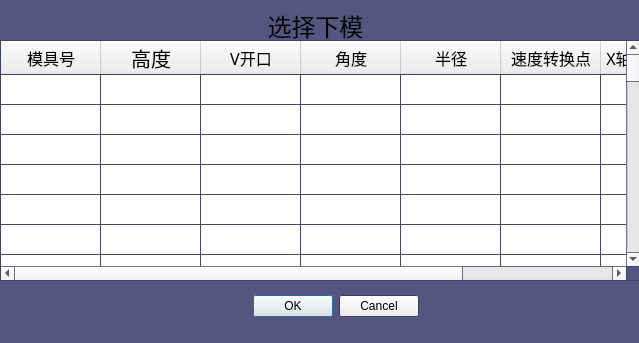
<?xml version="1.0" encoding="UTF-8"?>
<ui version="4.0">
 <class>chooseLowerMoldDialog</class>
 <widget class="QDialog" name="chooseLowerMoldDialog">
  <property name="windowModality">
   <enum>Qt::NonModal</enum>
  </property>
  <property name="geometry">
   <rect>
    <x>0</x>
    <y>0</y>
    <width>639</width>
    <height>343</height>
   </rect>
  </property>
  <property name="palette">
   <palette>
    <active>
     <colorrole role="Base">
      <brush brushstyle="SolidPattern">
       <color alpha="255">
        <red>255</red>
        <green>255</green>
        <blue>255</blue>
       </color>
      </brush>
     </colorrole>
     <colorrole role="Window">
      <brush brushstyle="SolidPattern">
       <color alpha="255">
        <red>85</red>
        <green>85</green>
        <blue>127</blue>
       </color>
      </brush>
     </colorrole>
    </active>
    <inactive>
     <colorrole role="Base">
      <brush brushstyle="SolidPattern">
       <color alpha="255">
        <red>255</red>
        <green>255</green>
        <blue>255</blue>
       </color>
      </brush>
     </colorrole>
     <colorrole role="Window">
      <brush brushstyle="SolidPattern">
       <color alpha="255">
        <red>85</red>
        <green>85</green>
        <blue>127</blue>
       </color>
      </brush>
     </colorrole>
    </inactive>
    <disabled>
     <colorrole role="Base">
      <brush brushstyle="SolidPattern">
       <color alpha="255">
        <red>85</red>
        <green>85</green>
        <blue>127</blue>
       </color>
      </brush>
     </colorrole>
     <colorrole role="Window">
      <brush brushstyle="SolidPattern">
       <color alpha="255">
        <red>85</red>
        <green>85</green>
        <blue>127</blue>
       </color>
      </brush>
     </colorrole>
    </disabled>
   </palette>
  </property>
  <property name="windowTitle">
   <string>选择下模</string>
  </property>
  <widget class="QDialogButtonBox" name="buttonBox">
   <property name="geometry">
    <rect>
     <x>100</x>
     <y>290</y>
     <width>471</width>
     <height>32</height>
    </rect>
   </property>
   <property name="orientation">
    <enum>Qt::Horizontal</enum>
   </property>
   <property name="standardButtons">
    <set>QDialogButtonBox::Cancel|QDialogButtonBox::Ok</set>
   </property>
   <property name="centerButtons">
    <bool>true</bool>
   </property>
  </widget>
  <widget class="QLabel" name="label">
   <property name="geometry">
    <rect>
     <x>60</x>
     <y>10</y>
     <width>511</width>
     <height>31</height>
    </rect>
   </property>
   <property name="palette">
    <palette>
     <active>
      <colorrole role="BrightText">
       <brush brushstyle="SolidPattern">
        <color alpha="255">
         <red>174</red>
         <green>255</green>
         <blue>239</blue>
        </color>
       </brush>
      </colorrole>
     </active>
     <inactive>
      <colorrole role="BrightText">
       <brush brushstyle="SolidPattern">
        <color alpha="255">
         <red>174</red>
         <green>255</green>
         <blue>239</blue>
        </color>
       </brush>
      </colorrole>
     </inactive>
     <disabled>
      <colorrole role="BrightText">
       <brush brushstyle="SolidPattern">
        <color alpha="255">
         <red>174</red>
         <green>255</green>
         <blue>239</blue>
        </color>
       </brush>
      </colorrole>
     </disabled>
    </palette>
   </property>
   <property name="font">
    <font>
     <family>文泉驿正黑</family>
     <pointsize>18</pointsize>
    </font>
   </property>
   <property name="text">
    <string>选择下模</string>
   </property>
   <property name="alignment">
    <set>Qt::AlignCenter</set>
   </property>
  </widget>
  <widget class="QTableWidget" name="tableWidget_LowerMoulds">
   <property name="geometry">
    <rect>
     <x>0</x>
     <y>40</y>
     <width>641</width>
     <height>241</height>
    </rect>
   </property>
   <property name="font">
    <font>
     <pointsize>12</pointsize>
    </font>
   </property>
   <property name="cursor" stdset="0">
    <cursorShape>ArrowCursor</cursorShape>
   </property>
   <property name="frameShadow">
    <enum>QFrame::Sunken</enum>
   </property>
   <property name="midLineWidth">
    <number>1</number>
   </property>
   <property name="verticalScrollBarPolicy">
    <enum>Qt::ScrollBarAsNeeded</enum>
   </property>
   <property name="editTriggers">
    <set>QAbstractItemView::NoEditTriggers</set>
   </property>
   <property name="selectionMode">
    <enum>QAbstractItemView::SingleSelection</enum>
   </property>
   <property name="selectionBehavior">
    <enum>QAbstractItemView::SelectRows</enum>
   </property>
   <property name="showGrid">
    <bool>true</bool>
   </property>
   <property name="sortingEnabled">
    <bool>false</bool>
   </property>
   <property name="cornerButtonEnabled">
    <bool>false</bool>
   </property>
   <property name="rowCount">
    <number>50</number>
   </property>
   <property name="columnCount">
    <number>8</number>
   </property>
   <attribute name="horizontalHeaderCascadingSectionResizes">
    <bool>false</bool>
   </attribute>
   <attribute name="horizontalHeaderDefaultSectionSize">
    <number>100</number>
   </attribute>
   <attribute name="horizontalHeaderMinimumSectionSize">
    <number>23</number>
   </attribute>
   <attribute name="verticalHeaderVisible">
    <bool>false</bool>
   </attribute>
   <attribute name="verticalHeaderDefaultSectionSize">
    <number>30</number>
   </attribute>
   <row/>
   <row/>
   <row/>
   <row/>
   <row/>
   <row/>
   <row/>
   <row/>
   <row/>
   <row/>
   <row/>
   <row/>
   <row/>
   <row/>
   <row/>
   <row/>
   <row/>
   <row/>
   <row/>
   <row/>
   <row/>
   <row/>
   <row/>
   <row/>
   <row/>
   <row/>
   <row/>
   <row/>
   <row/>
   <row/>
   <row/>
   <row/>
   <row/>
   <row/>
   <row/>
   <row/>
   <row/>
   <row/>
   <row/>
   <row/>
   <row/>
   <row/>
   <row/>
   <row/>
   <row/>
   <row/>
   <row/>
   <row/>
   <row/>
   <row/>
   <column>
    <property name="text">
     <string>模具号</string>
    </property>
    <property name="font">
     <font>
      <family>文泉驿微米黑</family>
      <pointsize>12</pointsize>
     </font>
    </property>
   </column>
   <column>
    <property name="text">
     <string>高度</string>
    </property>
    <property name="font">
     <font>
      <pointsize>15</pointsize>
     </font>
    </property>
   </column>
   <column>
    <property name="text">
     <string>V开口</string>
    </property>
    <property name="font">
     <font>
      <family>文泉驿微米黑</family>
      <pointsize>12</pointsize>
     </font>
    </property>
   </column>
   <column>
    <property name="text">
     <string>角度</string>
    </property>
    <property name="font">
     <font>
      <family>文泉驿微米黑</family>
      <pointsize>12</pointsize>
     </font>
    </property>
   </column>
   <column>
    <property name="text">
     <string>半径</string>
    </property>
    <property name="font">
     <font>
      <family>文泉驿微米黑</family>
      <pointsize>12</pointsize>
     </font>
    </property>
   </column>
   <column>
    <property name="text">
     <string>速度转换点</string>
    </property>
    <property name="font">
     <font>
      <family>文泉驿微米黑</family>
      <pointsize>12</pointsize>
     </font>
    </property>
   </column>
   <column>
    <property name="text">
     <string>X轴安全区域</string>
    </property>
    <property name="font">
     <font>
      <family>文泉驿微米黑</family>
      <pointsize>12</pointsize>
     </font>
    </property>
   </column>
   <column>
    <property name="text">
     <string>阻抗</string>
    </property>
    <property name="font">
     <font>
      <family>文泉驿微米黑</family>
      <pointsize>12</pointsize>
     </font>
    </property>
   </column>
   <item row="0" column="0">
    <property name="text">
     <string/>
    </property>
    <property name="font">
     <font>
      <kerning>false</kerning>
     </font>
    </property>
    <property name="textAlignment">
     <set>AlignHCenter|AlignVCenter|AlignCenter</set>
    </property>
   </item>
  </widget>
 </widget>
 <resources/>
 <connections>
  <connection>
   <sender>buttonBox</sender>
   <signal>rejected()</signal>
   <receiver>chooseLowerMoldDialog</receiver>
   <slot>reject()</slot>
   <hints>
    <hint type="sourcelabel">
     <x>316</x>
     <y>260</y>
    </hint>
    <hint type="destinationlabel">
     <x>286</x>
     <y>274</y>
    </hint>
   </hints>
  </connection>
 </connections>
</ui>
